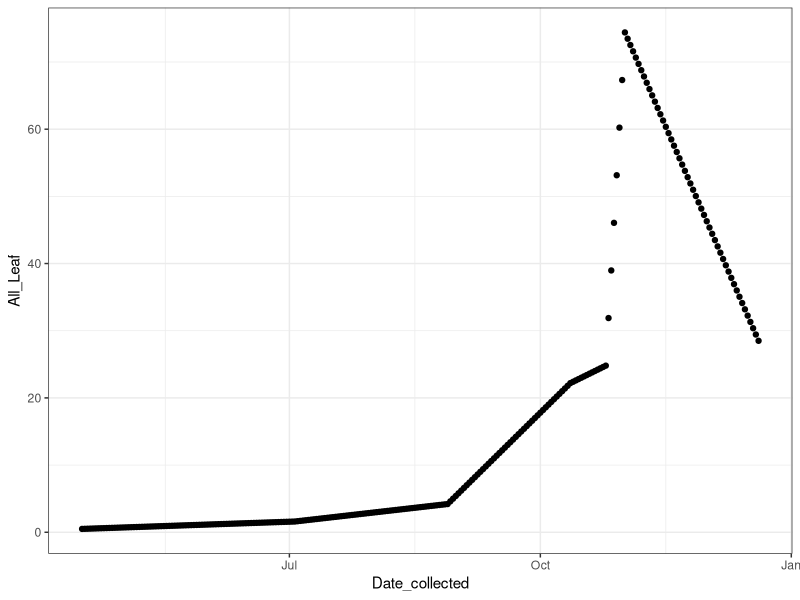
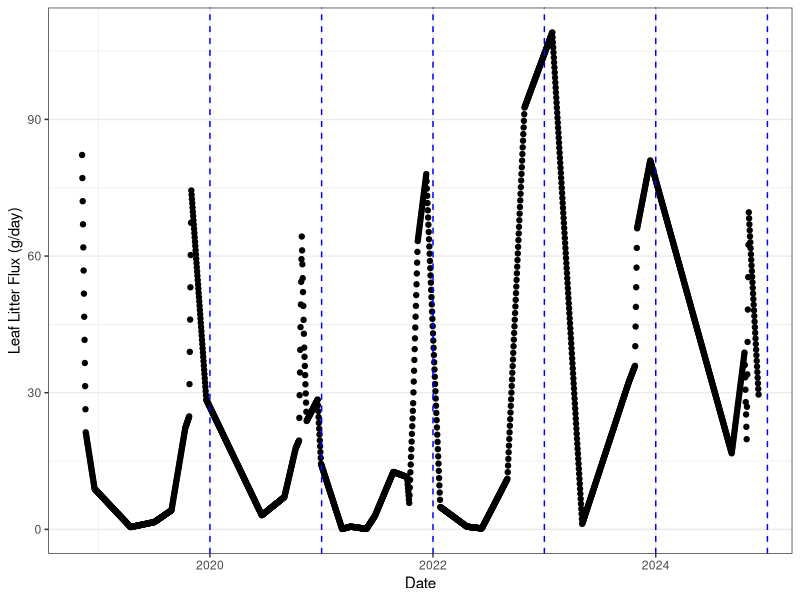
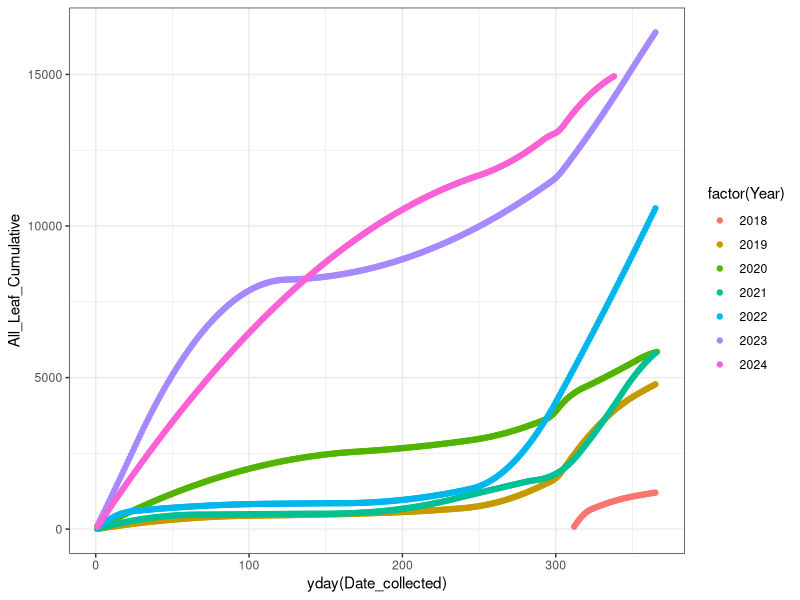
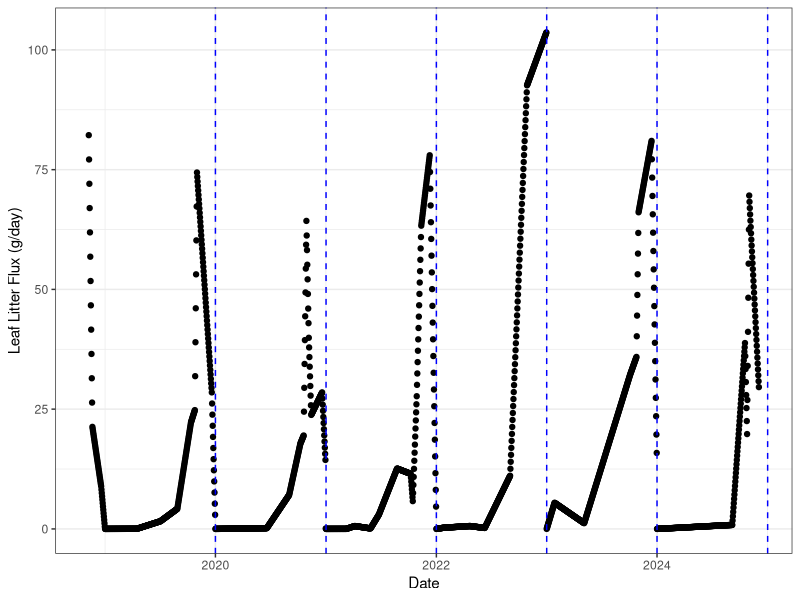
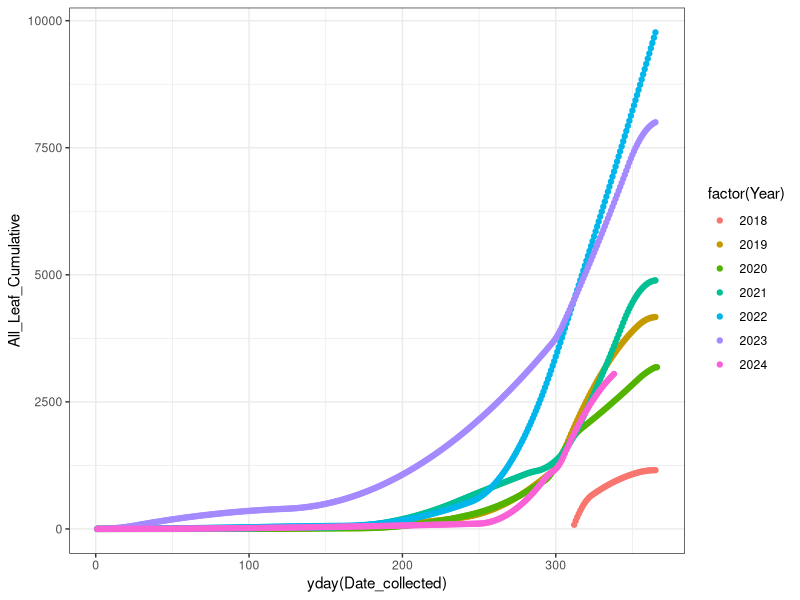
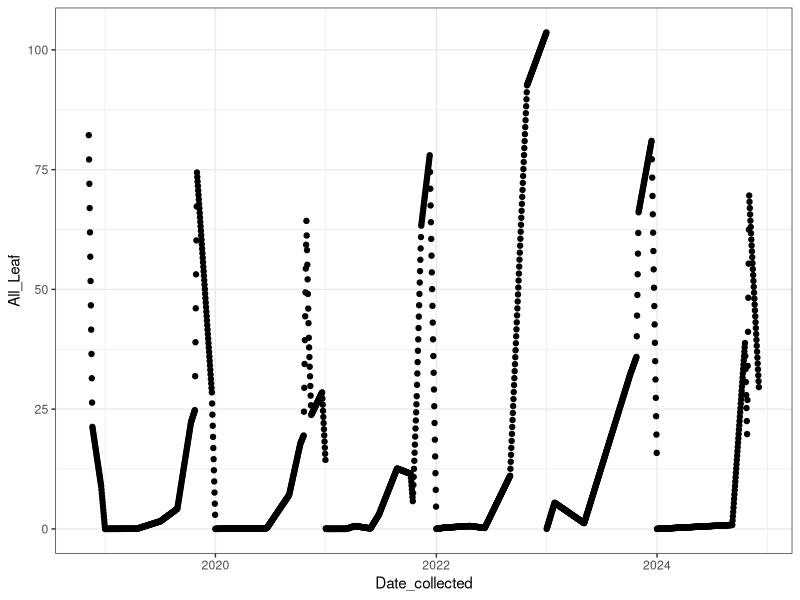
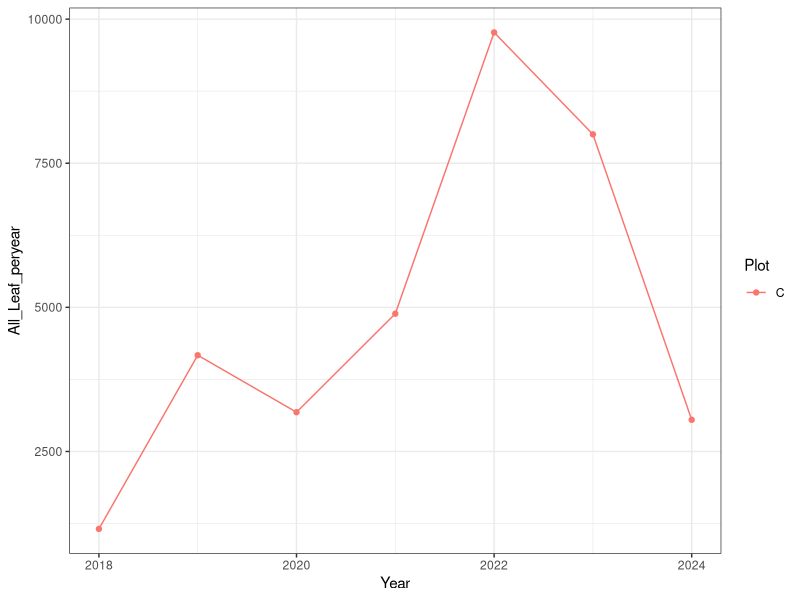

The R script that drew these images, in order:
## ---- chunk 1
knitr::opts_chunk$set(echo = TRUE)

library(readr)
library(lubridate)
library(dplyr)
library(ggplot2)
library(tidyr)
library(zoo)
theme_set(theme_bw())
## ---- chunk 2
litter <- read_csv("TEMPEST litter data - Masses.csv", 
                   skip = 1, show_col_types = FALSE) 
## Convert date collected column into an actual date format,
## and isolate columns we care about
litter %>%
  filter(!is.na(Date_collected)) %>% 
  mutate(Date_collected = mdy(Date_collected),
         Year = year(Date_collected)) %>% 
  select(Plot, Trap, Date_collected, Year, 
         Leaf_ACRU, Leaf_FAGR, Leaf_LITU, Leaf_Other, All_Leaf) ->
  litter

message("data read ok! rows = ", nrow(litter))
## ---- chunk 3
## if else means; condition is na is all leaf; if true add species and put in all leaf; if false use what is in all leaf
litter %>% 
  mutate(All_Leaf = if_else(condition = is.na(All_Leaf),
                            true = Leaf_ACRU + Leaf_FAGR + Leaf_LITU + Leaf_Other,
                            false = All_Leaf)) ->
  litter

## ---- chunk 4
# for each plot and trap we want to compute the days

litter %>%
  arrange(Date_collected) %>%
  group_by(Plot, Trap) %>% 
  # compute the difference between collection dates. For a series of
  # size n, diff() returns n-1 intervals, so we add one NA at the front
  # because the first date has no elapsed time (since no previous date)
  mutate(elapsed_days = c(NA, diff(Date_collected))) %>% 
  ungroup() %>%
  arrange(Plot, Trap, Date_collected) %>% 
  ## finally compute flux: litter per day
  mutate(All_Leaf_perday = All_Leaf / elapsed_days) ->
  litter

## ---- chunk 5

## to interpolate between two dates, we need to create empty rows
## for example, if we collected on 10/1 and 10/10 right now we only have those rows in our data set
## so we need to create rows from 10/2 . . . 10/9 and then interpolate between the 10/1 flux and 10/10 flux to fill in those rows
## we will use complete() to generate the non-measured intervening dates
## and then we will use zoo::na.approx() to interpolate

# Date example
test <- tibble(day = mdy(c("10/20/2021", "10/31/2021")),
               values = c(60, 97))
test %>% 
  complete(day = seq(min(day), max(day), by = "day")) %>% 
  mutate(values = na.approx(values))

# Examine: just the control 'A' trap in 2019
litter %>% 
  filter(Plot == "C", Trap == "A", year(Date_collected) == 2019) %>% 
  select(Plot, Trap, Date_collected, All_Leaf) ->
  litter_C_A_example

# Generate a sequence between first and last collection dates
days_wanted <- seq(from = min(litter_C_A_example$Date_collected), 
                   to = max(litter_C_A_example$Date_collected), 
                   by = "day")

# Just as an EXAMPLE Generate for the entire year NOT IDEAL as
# this hard-codes dates which we don't want to do
## days_wanted <- seq(from = ymd ("2019-01-01"), 
                  # to = ymd ("2019-12-31"), 
                  # by = "day")

# We want all days for all combinations of plot and trap

litter_C_A_example %>%
  complete(Plot, Trap, Date_collected = days_wanted) %>%
  mutate(All_Leaf = na.approx(All_Leaf, na.rm = FALSE)) ->
  litter_C_A_2019

# Visualize our example control A 2019 data

ggplot(litter_C_A_2019, aes(x = Date_collected, y = All_Leaf)) +
  geom_point()

## ---- chunk 6
## Control trap A over all years

litter %>% 
  filter(Plot == "C", Trap == "A") %>% 
  select(Plot, Trap, Date_collected, Year, All_Leaf) ->
  litter_C_A_allyears

# Compute the dates we want to complete()
days_wanted <- seq(from = min(litter_C_A_allyears$Date_collected, na.rm = TRUE), 
                   to = max(litter_C_A_allyears$Date_collected, na.rm = TRUE), 
                   by = "day")

# Estimate daily fluxes for all days of all years
litter_C_A_allyears %>%
  # complete the dataset, inserting missing dates
  complete(Plot, Trap, Date_collected = days_wanted) %>%
  # interpolate
  mutate(All_Leaf = na.approx(All_Leaf, na.rm = FALSE),
         # re-compute this, since we inserted new dates
         Year = year(Date_collected)) %>% 
  # compute cumulative flux for each year
  group_by(Year) %>% 
  mutate(All_Leaf_Cumulative = cumsum(All_Leaf)) ->
  litter_C_A_daily

ggplot(litter_C_A_daily, aes(x = Date_collected, y = All_Leaf)) + 
  geom_point(na.rm = TRUE) +
  ylab("Leaf Litter Flux (g/day)") +
  xlab("Date") +
  geom_vline(xintercept = ymd(paste0(2020:2025, "-01-01")), 
             color = "blue", linetype = 2)

ggplot(litter_C_A_daily, aes(x = yday(Date_collected),
                             y = All_Leaf_Cumulative, 
                             color = factor(Year))) +
  geom_point(na.rm = TRUE) 

## ---- chunk 7
litter %>% 
  group_by(Year = year(Date_collected)) %>% 
  summarise(first = min(Date_collected), 
            last = max(Date_collected)) %>% 
  knitr::kable()
## ---- chunk 8
PREV_YEAR_FRAC <- 0.95
## ---- chunk 9

# Flag the first collections for each year, plot, trap
litter %>% 
  group_by(Year, Plot, Trap) %>% 
  # compare date collected with min date collected and assign it to "first"
  mutate(first = Date_collected == min(Date_collected)) %>% 
  ungroup() %>% 
  # we don't do this for 2018 data, the first year
  mutate(first = if_else(Year == 2018, FALSE, first)) ->
  litter

# Create artificial collections on 12/31 of the previous year
litter %>% 
  filter(first) %>% 
  mutate(Leaf_ACRU = PREV_YEAR_FRAC * Leaf_ACRU,
         Leaf_FAGR = PREV_YEAR_FRAC * Leaf_FAGR,
         Leaf_LITU = PREV_YEAR_FRAC * Leaf_LITU,
         Leaf_Other = PREV_YEAR_FRAC * Leaf_Other,
         All_Leaf = PREV_YEAR_FRAC * All_Leaf,
         Date_collected = ymd(paste0(Year - 1, "-12-31")),
         Year = year(Date_collected)) ->
  inferred_end_of_year

# Create artificial collections on 1/1 of the current year
litter %>% 
  filter(first) %>% 
  mutate(Leaf_ACRU = 0,
         Leaf_FAGR = 0,
         Leaf_LITU = 0,
         Leaf_Other = 0,
         All_Leaf = 0,
         Date_collected = ymd(paste0(Year, "-01-01"))) ->
  inferred_start_of_year

# Adjust the first collections to 5% of their value
litter %>% 
  filter(first) %>% 
  mutate(Leaf_ACRU = (1 - PREV_YEAR_FRAC) * Leaf_ACRU,
         Leaf_FAGR = (1 - PREV_YEAR_FRAC) * Leaf_FAGR,
         Leaf_LITU = (1 - PREV_YEAR_FRAC) * Leaf_LITU,
         Leaf_Other = (1 - PREV_YEAR_FRAC) * Leaf_Other,
         All_Leaf = (1 - PREV_YEAR_FRAC) * All_Leaf) ->
  new_firsts

# Combine these together and re-compute things
litter %>% 
  # get rid of original first numbers/data "!" b/c we've recalculated these
  filter(!first) %>% 
  # add rows; take litter dataset, drop away first data collection and add on 
    # new data calculations, 12/31, & 1/1 dates
  bind_rows(new_firsts, inferred_end_of_year, inferred_start_of_year) %>% 
  # re-do the elapsed_days calculation
  arrange(Date_collected) %>%
  group_by(Plot, Trap) %>% 
  mutate(elapsed_days = c(NA, diff(Date_collected))) %>% 
  ungroup() %>%
  mutate(All_Leaf_perday = All_Leaf / elapsed_days) ->
  litter_adjusted

## ---- chunk 10
litter_adjusted %>% 
  filter(Plot == "C", Trap == "A") %>% 
  select(Plot, Trap, Date_collected, Year, All_Leaf) ->
  litter_C_A_allyears

# Compute the dates we want to complete()
days_wanted <- seq(from = min(litter_C_A_allyears$Date_collected, na.rm = TRUE), 
                   to = max(litter_C_A_allyears$Date_collected, na.rm = TRUE), 
                   by = "day")

# Estimate daily fluxes for all days of all years
litter_C_A_allyears %>%
  # complete the dataset, inserting missing dates
  complete(Plot, Trap, Date_collected = days_wanted) %>%
  # interpolate
  mutate(All_Leaf = na.approx(All_Leaf, na.rm = FALSE),
         # re-compute this, since we inserted new dates
         Year = year(Date_collected)) %>% 
  # compute cumulative flux for each year
  group_by(Year) %>% 
  mutate(All_Leaf_Cumulative = cumsum(All_Leaf)) ->
  litter_C_A_daily

ggplot(litter_C_A_daily, aes(x = Date_collected, y = All_Leaf)) + 
  geom_point(na.rm = TRUE) +
  ylab("Leaf Litter Flux (g/day)") +
  xlab("Date") +
  geom_vline(xintercept = ymd(paste0(2020:2025, "-01-01")), 
             color = "blue", linetype = 2)

ggplot(litter_C_A_daily, aes(x = yday(Date_collected),
                             y = All_Leaf_Cumulative, 
                             color = factor(Year))) +
  geom_point(na.rm = TRUE) 

## ---- chunk 11
## Next steps:
# 1. extend litter control A example to plot total litter biomass by year; take litter adjust and compute total flux for each year


litter_adjusted %>%
  arrange(Date_collected) %>%
  group_by(Plot, Trap) %>% 
  # compute the difference between collection dates. For a series of
  # size n, diff() returns n-1 intervals, so we add one NA at the front
  # because the first date has no elapsed time (since no previous date)
  mutate(elapsed_days = c(NA, diff(Date_collected))) %>% 
  ungroup() %>%
  arrange(Plot, Trap, Date_collected) %>% 
  ## finally compute flux: litter per day
  mutate(All_Leaf_perday = All_Leaf / elapsed_days) ->
  litter_adjusted

litter_adjusted %>%
  arrange(Date_collected) %>%
  group_by(Plot, Trap) %>% 
  # compute the difference between collection dates. For a series of
  # size n, diff() returns n-1 intervals, so we add one NA at the front
  # because the first date has no elapsed time (since no previous date)
  mutate(elapsed_days = c(NA, diff(Date_collected))) %>% 
  ungroup() %>%
  arrange(Plot, Trap, Date_collected) %>% 
  ## finally compute flux: litter per day
  mutate(All_Leaf_perday = All_Leaf / elapsed_days) ->
  litter_adjusted

litter_adjusted %>% 
  filter(Plot == "C", Trap == "A") %>% 
  select(Plot, Trap, Date_collected, All_Leaf) ->
  litter_C_A_adjusted

days_wanted_adj <- seq(from = min(litter_C_A_adjusted$Date_collected), 
                   to = max(litter_C_A_adjusted$Date_collected), 
                   by = "day")

litter_C_A_adjusted %>%
  complete(Plot, Trap, Date_collected = days_wanted_adj) %>%
  mutate(All_Leaf = na.approx(All_Leaf, na.rm = FALSE)) ->
  litter_C_A_adj_allyrs


# 2. plot

ggplot(litter_C_A_adj_allyrs, aes(x = Date_collected, y = All_Leaf)) +
  geom_point()


# annual flux by plot and trap
litter_C_A_adj_allyrs %>%
  mutate(Year = year(Date_collected)) %>%
# group by plot, trap, year
  group_by(Plot, Trap, Year) %>%
# sum up the daily fluxes to an annual values
  summarise(All_Leaf_peryear = sum(All_Leaf), .groups = "drop") %>%
# plot
  ggplot(aes(Year, All_Leaf_peryear, color = Plot)) + geom_point() + geom_line()
